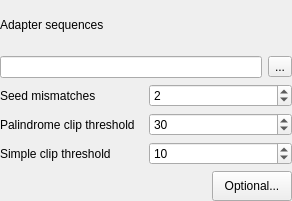
<?xml version="1.0" encoding="UTF-8"?>
<ui version="4.0">
 <class>IlluminaClipSettingsWidget</class>
 <widget class="QWidget" name="IlluminaClipSettingsWidget">
  <property name="geometry">
   <rect>
    <x>0</x>
    <y>0</y>
    <width>292</width>
    <height>201</height>
   </rect>
  </property>
  <property name="windowTitle">
   <string>Form</string>
  </property>
  <layout class="QVBoxLayout" name="verticalLayout_4">
   <property name="sizeConstraint">
    <enum>QLayout::SetMinAndMaxSize</enum>
   </property>
   <property name="leftMargin">
    <number>0</number>
   </property>
   <property name="topMargin">
    <number>0</number>
   </property>
   <property name="rightMargin">
    <number>0</number>
   </property>
   <property name="bottomMargin">
    <number>0</number>
   </property>
   <item>
    <layout class="QVBoxLayout" name="verticalLayout_2">
     <property name="sizeConstraint">
      <enum>QLayout::SetMinAndMaxSize</enum>
     </property>
     <property name="topMargin">
      <number>0</number>
     </property>
     <item>
      <widget class="QLabel" name="label">
       <property name="enabled">
        <bool>true</bool>
       </property>
       <property name="toolTip">
        <string>A FASTA file with the adapter sequences. Files for TruSeq2 (GAII machines), TruSeq3 (HiSeq and MiSeq machines) and Nextera kits for SE and PE reads are now available by default. The naming of the various sequences within the specified file determines how they are used.</string>
       </property>
       <property name="text">
        <string>Adapter sequences</string>
       </property>
      </widget>
     </item>
     <item>
      <layout class="QHBoxLayout" name="horizontalLayout">
       <property name="sizeConstraint">
        <enum>QLayout::SetMinAndMaxSize</enum>
       </property>
       <item>
        <widget class="QLineEdit" name="fileName">
         <property name="toolTip">
          <string>A FASTA file with the adapter sequences. Files for TruSeq2 (GAII machines), TruSeq3 (HiSeq and MiSeq machines) and Nextera kits for SE and PE reads are now available by default. The naming of the various sequences within the specified file determines how they are used.</string>
         </property>
        </widget>
       </item>
       <item>
        <widget class="QToolButton" name="tbBrowse">
         <property name="toolTip">
          <string>A FASTA file with the adapter sequences. Files for TruSeq2 (GAII machines), TruSeq3 (HiSeq and MiSeq machines) and Nextera kits for SE and PE reads are now available by default. The naming of the various sequences within the specified file determines how they are used.</string>
         </property>
         <property name="text">
          <string>...</string>
         </property>
        </widget>
       </item>
      </layout>
     </item>
    </layout>
   </item>
   <item>
    <layout class="QGridLayout" name="gridLayout">
     <property name="sizeConstraint">
      <enum>QLayout::SetMinAndMaxSize</enum>
     </property>
     <item row="0" column="0">
      <widget class="QLabel" name="label_2">
       <property name="toolTip">
        <string>The maximum mismatch count in short sections which will still allow a full match to be performed.</string>
       </property>
       <property name="text">
        <string>Seed mismatches</string>
       </property>
      </widget>
     </item>
     <item row="0" column="1">
      <widget class="QSpinBox" name="mismatches">
       <property name="toolTip">
        <string>The maximum mismatch count in short sections which will still allow a full match to be performed.</string>
       </property>
       <property name="maximum">
        <number>2147483647</number>
       </property>
       <property name="value">
        <number>2</number>
       </property>
      </widget>
     </item>
     <item row="1" column="0">
      <widget class="QLabel" name="label_3">
       <property name="toolTip">
        <string>A threshold for simple alignment mode. Values between 7 and 15 are recommended. A perfect match of a 12 base sequence will score just over 7, while 25 bases are needed to score 15.</string>
       </property>
       <property name="text">
        <string>Palindrome clip threshold</string>
       </property>
      </widget>
     </item>
     <item row="1" column="1">
      <widget class="QSpinBox" name="palindromeThreshold">
       <property name="toolTip">
        <string>&lt;html&gt;&lt;head/&gt;&lt;body&gt;&lt;p&gt;A threshold for palindrome alignment mode. For palindromic matches, a longer alignment is possible. Therefore the threshold can be in the range of 30. Even though this threshold is very high (requiring a match of almost 50 bases) Trimmomatic is still able to identify very, very short adapter fragments.&lt;/p&gt;&lt;/body&gt;&lt;/html&gt;</string>
       </property>
       <property name="minimum">
        <number>1</number>
       </property>
       <property name="maximum">
        <number>2147483647</number>
       </property>
       <property name="singleStep">
        <number>1</number>
       </property>
       <property name="value">
        <number>30</number>
       </property>
      </widget>
     </item>
     <item row="2" column="0">
      <widget class="QLabel" name="label_4">
       <property name="toolTip">
        <string>A threshold for palindrome alignment mode. For palindromic matches, a longer alignment is possible. Therefore the threshold can be in the range of 30. Even though this threshold is very high (requiring a match of almost 50 bases) Trimmomatic is still able to identify very, very short adapter fragments.</string>
       </property>
       <property name="text">
        <string>Simple clip threshold</string>
       </property>
      </widget>
     </item>
     <item row="2" column="1">
      <widget class="QSpinBox" name="simpleThreshold">
       <property name="toolTip">
        <string>&lt;html&gt;&lt;head/&gt;&lt;body&gt;&lt;p&gt;A threshold for simple alignment mode. Values between 7 and 15 are recommended. A perfect match of a 12 base sequence will score just over 7, while 25 bases are needed to score 15.&lt;/p&gt;&lt;/body&gt;&lt;/html&gt;</string>
       </property>
       <property name="minimum">
        <number>1</number>
       </property>
       <property name="maximum">
        <number>2147483647</number>
       </property>
       <property name="value">
        <number>10</number>
       </property>
      </widget>
     </item>
    </layout>
   </item>
   <item>
    <layout class="QHBoxLayout" name="horizontalLayout_3">
     <property name="sizeConstraint">
      <enum>QLayout::SetMinAndMaxSize</enum>
     </property>
     <item>
      <spacer name="horizontalSpacer_4">
       <property name="orientation">
        <enum>Qt::Horizontal</enum>
       </property>
       <property name="sizeHint" stdset="0">
        <size>
         <width>178</width>
         <height>25</height>
        </size>
       </property>
      </spacer>
     </item>
     <item>
      <widget class="QPushButton" name="pushButton">
       <property name="minimumSize">
        <size>
         <width>80</width>
         <height>30</height>
        </size>
       </property>
       <property name="text">
        <string>Optional...</string>
       </property>
      </widget>
     </item>
    </layout>
   </item>
  </layout>
 </widget>
 <resources/>
 <connections/>
</ui>
